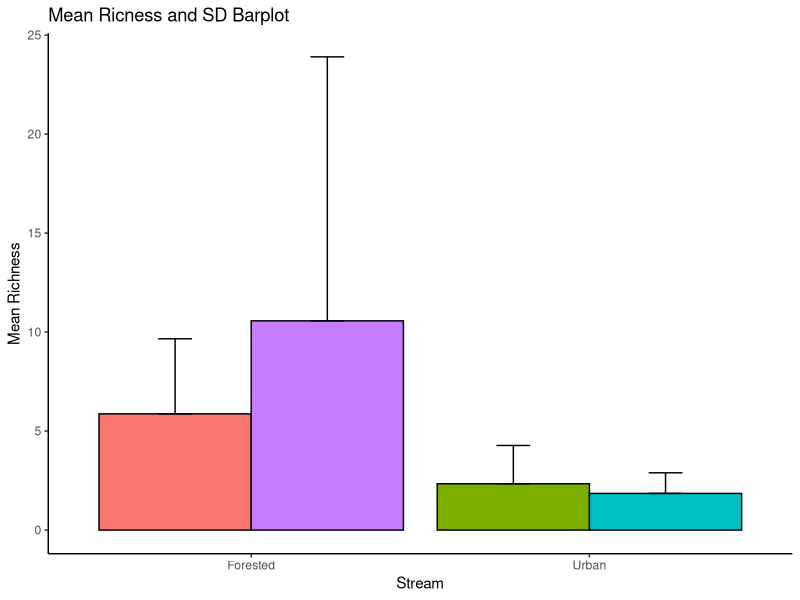
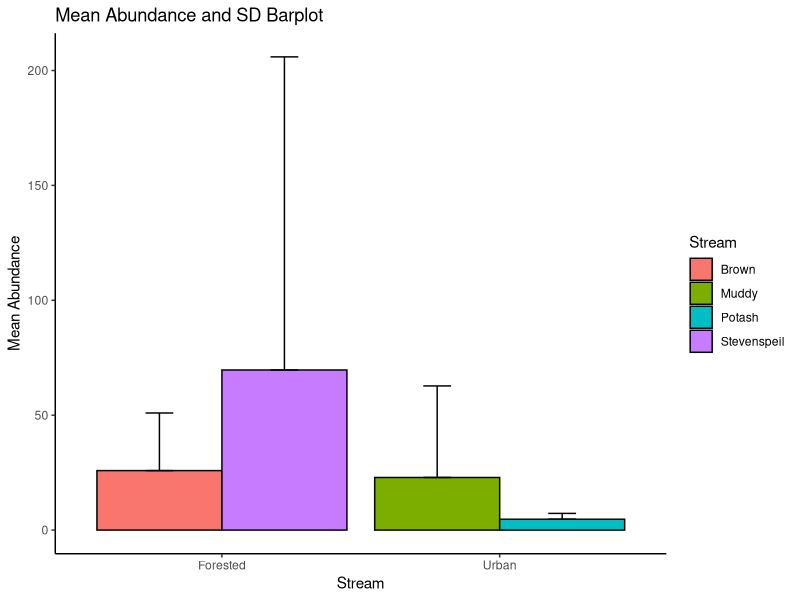
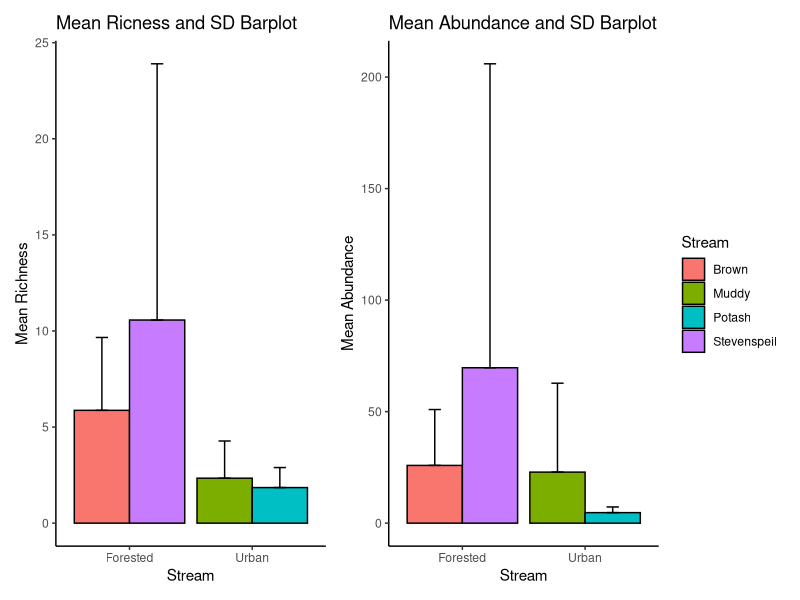

The R script that drew these images, in order:




library(readxl)
library(dplyr)
library(ggplot2)


data <- read_excel('2023 Maya Thomson/Sum of Thesis Stream Data.xlsx', sheet = 'Macros')
head(data,6)


# Create a new column with the subtraction (Weight_initial - Weight_final) and keep Weight_final when it's higher
data$Subtraction_result <- ifelse(data$Weight_final > data$Weight_initial, 
                                  data$Weight_final, data$Weight_initial - data$Weight_final)



# Assuming your_data is your dataset
result <- data %>%
  group_by(Stream, Pack) %>%
  summarize(Mean = n_distinct(Family),
    Subtraction_Result = first(Subtraction_result),
    Mean_Divided = Mean / Subtraction_Result) %>%
  print()



# Summarize by stream
summary_richness <- result %>%
  group_by(Stream) %>%
  summarise(Mean_Fam_richness = mean(Mean_Divided),
            SD_Fam_richness = sd(Mean_Divided))


# Create a new column for grouping
summary_richness$Group <- ifelse(summary_richness$Stream %in% 
                                   c("Brown", "Stevenspeil"), "Forested", "Urban")

# Create barplot
p_c <- ggplot(summary_richness, aes(x = Group, y = Mean_Fam_richness, fill = Stream)) +
  geom_bar(stat = "identity", position = "dodge", color = "black") +
  geom_errorbar(aes(ymin = Mean_Fam_richness, ymax = Mean_Fam_richness + SD_Fam_richness),
                position = position_dodge(0.9), width = 0.2) +
  labs(title = "Mean Ricness and SD Barplot",
       x = "Stream",
       y = "Mean Richness") +
  theme_classic() +
  theme(legend.position = "none")
  

p_c





# Assuming your_data is your dataset
result_abudance <- data %>%
  group_by(Stream, Pack) %>%
  summarize(
    Abundance = n(),
    Subtraction_Result = first(Subtraction_result),
    Abundance_Divided = Abundance / Subtraction_Result
  ) %>%
  print()


# Calculate mean and standard deviation for each stream
summary_abundance <- result_abudance %>%
  group_by(Stream) %>%
  summarize(mean_abundance = mean(Abundance_Divided),
            sd_abundance = sd(Abundance_Divided))


# Create a new column for grouping
summary_abundance$Group <- ifelse(summary_abundance$Stream %in% 
                                    c("Brown", "Stevenspeil"), "Forested", "Urban")

# Create barplot for abundance
q_c <- ggplot(summary_abundance, aes(x = Group, y = mean_abundance, fill = Stream)) +
  geom_bar(stat = "identity", position = "dodge", color = "black") +
  geom_errorbar(aes(ymin = mean_abundance, ymax = mean_abundance + sd_abundance),
                position = position_dodge(0.9), width = 0.2) +
  labs(title = "Mean Abundance and SD Barplot",
       x = "Stream",
       y = "Mean Abundance") +
  theme_classic()

q_c


library(patchwork)
p_c + q_c
